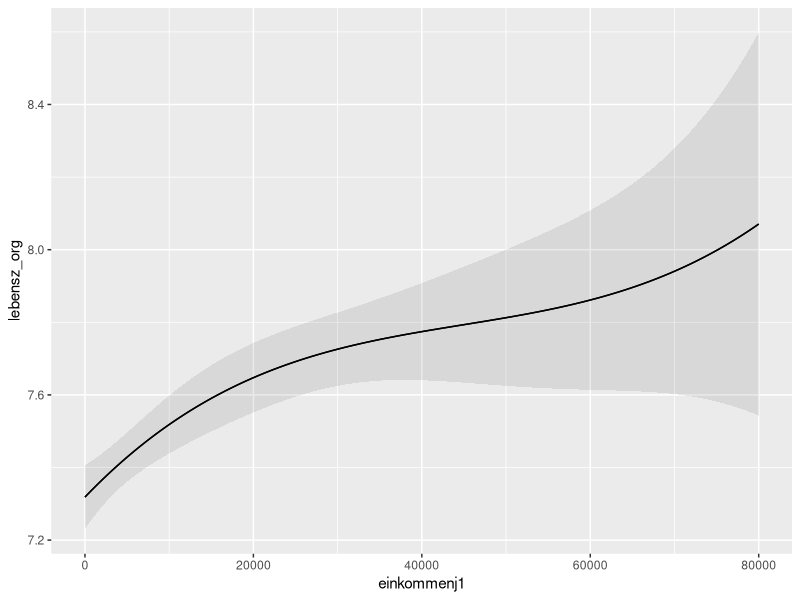
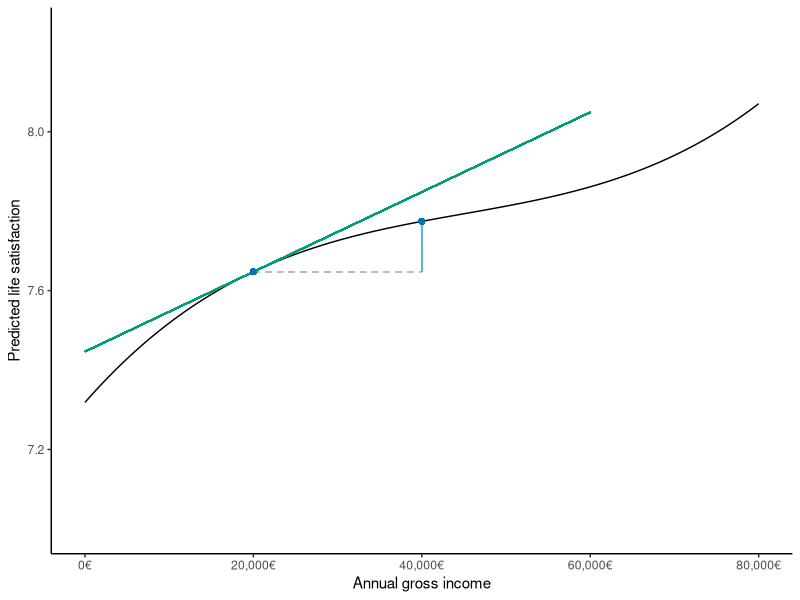
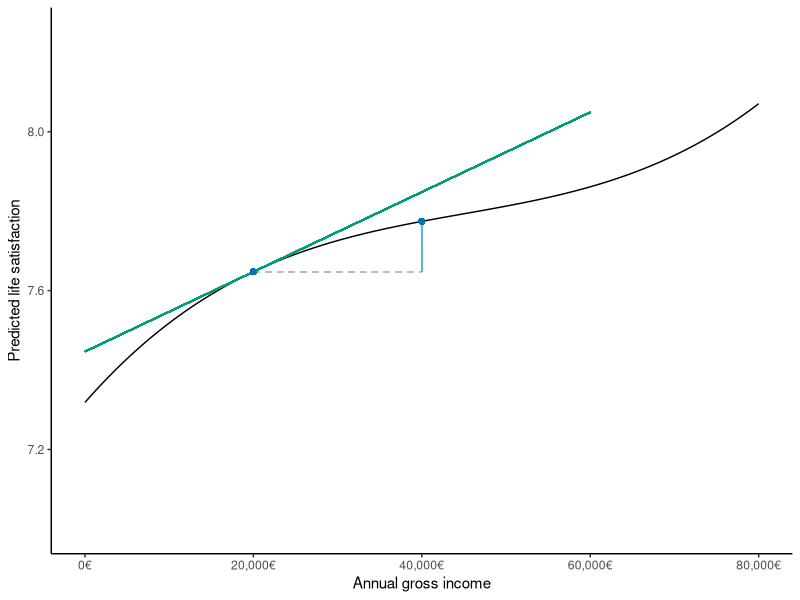

The R script that drew these images, in order:
## ---- chunk 1
knitr::opts_chunk$set(echo = TRUE)
## ---- chunk 2
# read data
library(haven)
soep <- read_dta("data/practice_en/practice_dataset_eng.dta")
head(soep)

# fit simple model that predicts life satisfaction
library(splines)
mod <- lm(lebensz_org ~ sex*bs(alter, df = 3)*bs(einkommenj1, df = 3),
          data = soep[soep$alter < 60,])
# this model is fairly flexible insofar that it flexibly models the effects of age and income
# and also allows for all interactions between the variables
# we limit ourselves to people under the age of 60

# let's take a look at the coefficients to confirm they are not easily interpretable
summary(mod)

## ---- chunk 3
library(marginaleffects)

# Prediction: life satisfaction of a 35 year old woman who earns 20,000 euro
predictions(mod, newdata = data.frame(sex = 1, alter = 35, einkommenj1 = 20000))
# Store value for plotting
prediction_20000 <- predictions(mod, newdata = data.frame(sex = 1, alter = 35, einkommenj1 = 20000))$estimate


# Prediction: what if she earned twice as much
predictions(mod, newdata = data.frame(sex = 1, alter = 35, einkommenj1 = 40000))
# Store value for plotting
prediction_40000 <- predictions(mod, newdata = data.frame(sex = 1, alter = 35, einkommenj1 = 40000))$estimate

# Comparison: Compare these two predictions
comparisons(mod, newdata = data.frame(sex = 1, alter = 35, einkommenj1 = 20000),
            variables = list("einkommenj1" = c(20000, 40000)))

# Slope: How much does life satisfaction increase with income at 20000 euro
slopes(mod, newdata = data.frame(sex = 1, alter = 35, einkommenj1 = 20000),
            variables = "einkommenj1")
# Store value for plotting
slope_20000 <- slopes(mod, newdata = data.frame(sex = 1, alter = 35, einkommenj1 = 20000),
                      variables = "einkommenj1")$estimate

# Let's translate this into life satisfaction points per 1,000 Euro
slopes(mod, newdata = data.frame(sex = 1, alter = 35, einkommenj1 = 20000),
       variables = "einkommenj1")$estimate*1000
## ---- chunk 4

# We could directly do this with the help of marginaleffects using the following: 
plot_predictions(mod, newdata = data.frame(sex = 1, alter = 35, einkommenj1 = seq(from = 0, to = 80000, by = 10)),
                 by = "einkommenj1")

# However, we will also do this "manually" to separate the estimation from the plotting
# Just for ease of plot-optimization
# First step: Generate a data frame containing the same 35-year-old woman under different incomes
hypothetical_woman <- data.frame(sex = 1, alter = 35, einkommenj1 = seq(from = 0, to = 80000, by = 10))

# Let's generate her life satisfactions
hypothetical_predictions <- predictions(mod, newdata = hypothetical_woman)
head(hypothetical_predictions)

# Add the life satisfaction to the data we are going to plot
hypothetical_woman$lebensz_org <- hypothetical_predictions$estimate

# Let's plot!

library(ggplot2) # for basic plotting
library(scales) # to make the scales a bit nicer

# Little helper for customization: x-axis range over which the slope should be plotted
slope_range <- c(0, 60000)

# color scheme
color_prediction <- "#0072B2"
color_comparison <- "#56B4E9"
color_slope <- "#009E73"

ggplot(data = hypothetical_woman, aes(x = einkommenj1, y = lebensz_org)) +
  # Line of the predicted values
  geom_line() +
  # Comparison
  geom_segment(x = 20000, xend = 40000, y = prediction_20000, color = "#BBBBBB", linetype = "dashed") +
  geom_segment(x = 40000, y = prediction_20000, yend = prediction_40000, color = color_comparison, linetype = "solid") +
  # Slope
  geom_segment(x = slope_range[1],
               xend = slope_range[2],
               y = prediction_20000 - (20000-slope_range[1])*slope_20000,
               yend = prediction_20000 + (slope_range[2]-20000)*slope_20000,
               color = color_slope) +
  # Predictions
  geom_point(x = 20000, y = prediction_20000, color = color_prediction) +
  geom_point(x = 40000, y = prediction_40000, color = color_prediction) +
  # Layout and make it look nice
  theme_classic() +
  xlab("Annual gross income") +
  ylab("Predicted life satisfaction") +
  coord_cartesian(ylim = c(7, 8.25)) +
  scale_x_continuous(labels = label_dollar(prefix = "", suffix = "€", big.mark = ","))
ggsave("plots/fig1a.png", width = 4, height = 3)
